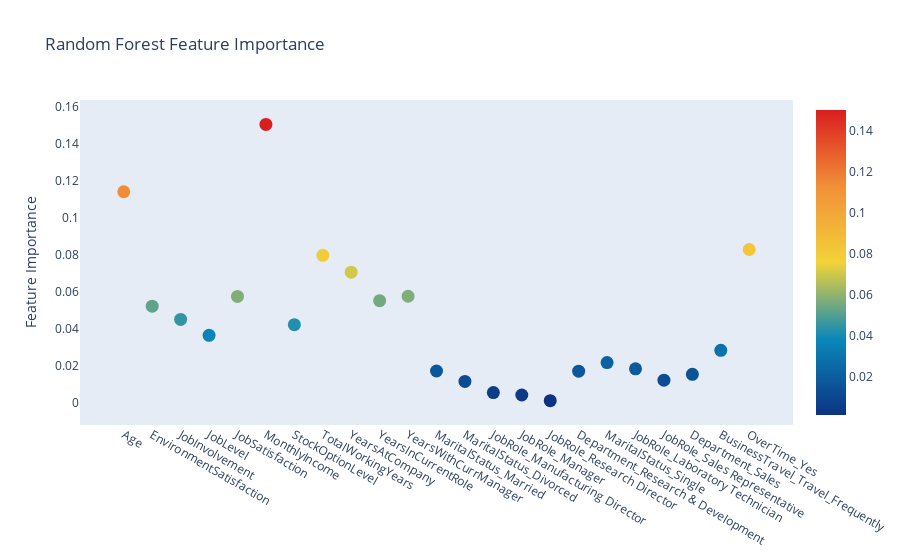

Source (notebook cell):
### Markdown cell above
### RF pro korelovany dataset.

### Code cell
RF=RandomForestClassifier(n_estimators=100)

RF.fit(X_cor_train,y_cor_train)

y_pred=RF.predict(X_cor_test)

print("Accuracy:",metrics.accuracy_score(y_cor_test, y_pred))
CM_plot(y_cor_test, y_pred)
RF_plot(RF,X_cor)

### Figure 1 — Plotly figure (JSON) as saved in the notebook; plotly's stock layout.template omitted (floating-point values rounded to 4 significant figures)
{"data": [{"marker": {"color": [0.114, 0.05234, 0.04522, 0.0366, 0.05758, 0.1503, 0.04237, 0.07972, 0.07068, 0.0553, 0.05768, 0.01741, 0.01181, 0.005764, 0.004482, 0.001438, 0.01733, 0.02197, 0.01857, 0.01246, 0.01561, 0.02855, 0.08286], "colorscale": [[0, "rgb(12,51,131)"], [0.25, "rgb(10,136,186)"], [0.5, "rgb(242,211,56)"], [0.75, "rgb(242,143,56)"], [1, "rgb(217,30,30)"]], "showscale": true, "size": 13, "sizemode": "diameter", "sizeref": 1}, "mode": "markers", "text": ["Age", "EnvironmentSatisfaction", "JobInvolvement", "JobLevel", "JobSatisfaction", "MonthlyIncome", "StockOptionLevel", "TotalWorkingYears", "YearsAtCompany", "YearsInCurrentRole", "YearsWithCurrManager", "MaritalStatus_Married", "MaritalStatus_Divorced", "JobRole_Manufacturing Director", "JobRole_Manager", "JobRole_Research Director", "Department_Research & Development", "MaritalStatus_Single", "JobRole_Laboratory Technician", "JobRole_Sales Representative", "Department_Sales", "BusinessTravel_Travel_Frequently", "OverTime_Yes"], "type": "scatter", "x": ["Age", "EnvironmentSatisfaction", "JobInvolvement", "JobLevel", "JobSatisfaction", "MonthlyIncome", "StockOptionLevel", "TotalWorkingYears", "YearsAtCompany", "YearsInCurrentRole", "YearsWithCurrManager", "MaritalStatus_Married", "MaritalStatus_Divorced", "JobRole_Manufacturing Director", "JobRole_Manager", "JobRole_Research Director", "Department_Research & Development", "MaritalStatus_Single", "JobRole_Laboratory Technician", "JobRole_Sales Representative", "Department_Sales", "BusinessTravel_Travel_Frequently", "OverTime_Yes"], "y": [0.114, 0.05234, 0.04522, 0.0366, 0.05758, 0.1503, 0.04237, 0.07972, 0.07068, 0.0553, 0.05768, 0.01741, 0.01181, 0.005764, 0.004482, 0.001438, 0.01733, 0.02197, 0.01857, 0.01246, 0.01561, 0.02855, 0.08286]}], "layout": {"autosize": true, "hovermode": "closest", "showlegend": false, "title": {"text": "Random Forest Feature Importance"}, "xaxis": {"showgrid": false, "showline": false, "ticklen": 5, "zeroline": false}, "yaxis": {"gridwidth": 2, "showgrid": false, "ticklen": 5, "title": {"text": "Feature Importance"}, "zeroline": false}}}
